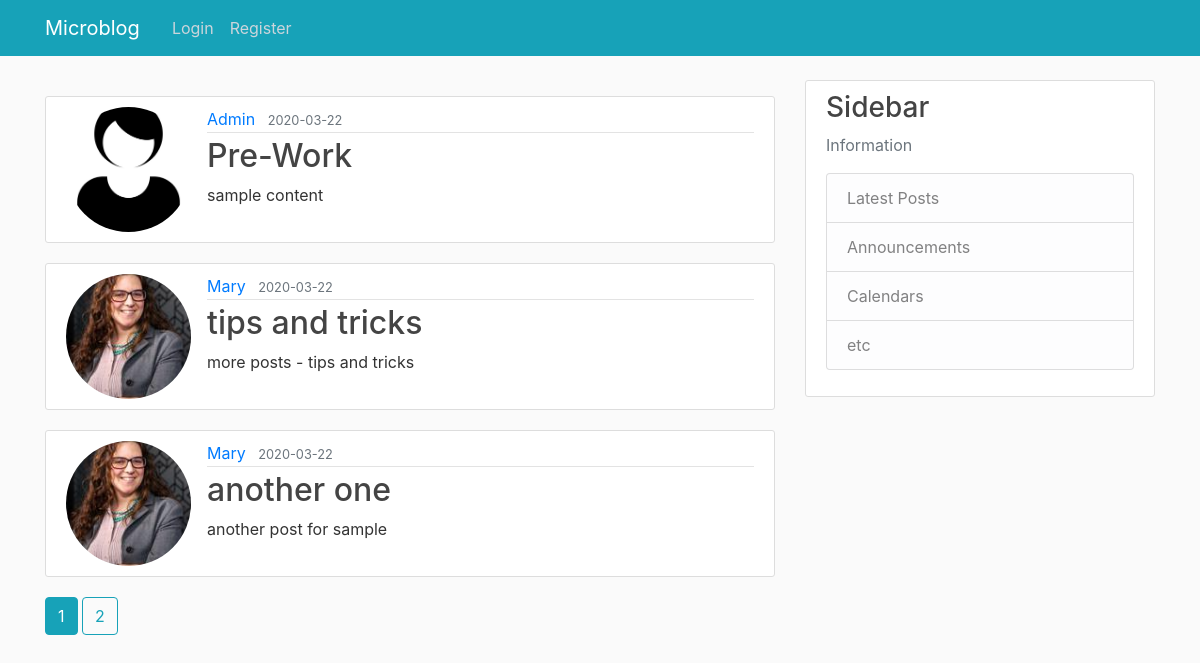
The page /home on the database its author committed.
### microblog/models.py (models this page shows, shortened)
class Post(db.Model):
    id = db.Column(db.Integer, primary_key=True)
    title = db.Column(db.String(100), nullable=False)
    date_posted = db.Column(db.DateTime, nullable=False, default=datetime.utcnow)
    content = db.Column(db.Text, nullable=False)
    user_id = db.Column(db.Integer, db.ForeignKey('user.id'), nullable=False)

class User(db.Model, UserMixin):
    id = db.Column(db.Integer, primary_key=True)
    username = db.Column(db.String(30), unique=True, nullable=False)
    email = db.Column(db.String(30), unique=True, nullable=False)
    image_file = db.Column(db.String(20), nullable=False, default='default.jpg')
    password = db.Column(db.String(60), nullable=False)
    posts = db.relationship('Post', backref='author', lazy='dynamic')

### microblog/routes.py (the view)
@app.route('/')
@app.route('/index')
@app.route('/home')
def home():
    page = request.args.get('page', 1, type=int)
    posts = Post.query.order_by(Post.date_posted.desc()).paginate(page=page, per_page=3)
    return render_template("index.html", title='Microblog', posts=posts)

### microblog/templates/index.html (shortened to what this page needs)
{% extends "layout.html" %}
{% block main %}
        {% for post in posts.items %}
        <article class="media content-section">
                <img class="rounded-circle article-img" src="{{url_for('static', filename='img/'+ post.author.image_file) }}">
                <div class="media-body">
                        <div class="article-metadata">
                                <a class="mr-2" href="{{ url_for('user_posts', username=post.author.username) }}">{{ post.author.username }}</a>
                                <small class="text-muted">{{ post.date_posted.strftime('%Y-%m-%d') }}</small>
                        </div>
                        <h2><a class="article-title" href="{{ url_for('post', post_id=post.id) }}">{{ post.title }}</a></h2>
                        <p class="article-content">{{ post.content }}</p>
                </div>
        </article>
        {% endfor %}
        {% for page_num in posts.iter_pages(left_edge=1, right_edge=1, left_current=1, right_current=3) %}
                {% if page_num %}
                        {% if posts.page == page_num %}
                                 <a class="btn btn-info mb-4" href="{{ url_for('home', page=page_num) }}"> {{ page_num }}</a>
                        {% else %}
                                <a class="btn btn-outline-info mb-4" href="{{ url_for('home', page=page_num) }}"> {{ page_num }}</a>
                        {% endif %}
                        {% else %}
                        ...
                {% endif %}
        {% endfor %}
{% endblock %}

### microblog/templates/layout.html (shortened to what this page needs)
<!DOCTYPE html>
<html>
<head>
    <link rel="stylesheet" href="https://maxcdn.bootstrapcdn.com/bootstrap/4.0.0/css/bootstrap.min.css"
>
    <link rel="stylesheet" type="text/css" href="{{ url_for('static', filename='main.css') }}">
</head>
<body>
    <header class="site-header">
        <nav class="navbar navbar-expand-md navbar-dark bg-info fixed-top">
            <div class="container">
                <a class="navbar-brand mr-4" href="/">Microblog</a>
                <div class="collapse navbar-collapse" id="navbarToggle">
                    {% if current_user.is_authenticated %}
                        <ul class="navbar-nav ml-auto mt-2">
                            <li class="nav-item"><a class="nav-link" href="{{ url_for('new_post') }}">New Post</a></li>
                            <li class="nav-item"><a class="nav-link" href="{{ url_for('account') }}">Account</a></li>
                            <li class="nav-item"><a class="nav-link" href="{{ url_for('logout') }}">Log Out</a></li>
                        </ul>
                    {% else %}
                        <div class="navbar-nav">
                            <a class="nav-item nav-link" href="{{ url_for('login') }}">Login</a>
                            <a class="nav-item nav-link" href="{{ url_for('register') }}">Register</a>
                        </div>
                    {% endif %}
                </div>
            </div>
        </nav>
    </header>
    <main role="main" class="container">
        <div class="row">
            <div class="col-md-8">
                {% block main  %}{% endblock %}
            </div>
            <div class="col-md-4">
                <div class="content-section">
                    <h3>Sidebar</h3>
                    <p class='text-muted'>Information
                        <ul class="list-group">
                            <li class="list-group-item list-group-item-light">Latest Posts</li>
                            <li class="list-group-item list-group-item-light">Announcements</li>
                            <li class="list-group-item list-group-item-light">Calendars</li>
                            <li class="list-group-item list-group-item-light">etc</li>
                        </ul>
                    </p>
                </div>
            </div>
        </div>
    </main>
</body>
</html>

### microblog/static/main.css (style rules this page uses)
body { background: #fafafa; color: #333333; margin-top: 5rem; }
h1, h2, h3, h4, h5, h6 { color: #444444; }
.site-header .navbar-nav .nav-link { color: #cbd5db; }
.content-section { background: #ffffff; padding: 10px 20px; border: 1px solid #dddddd; border-radius: 3px; margin-bottom: 20px; }
.article-title { color: #444444; }
.article-content { white-space: pre-line; }
.article-img { object-fit: cover; height: 125px; width: 125px; margin-right: 16px; }
.article-metadata { padding-bottom: 1px; margin-bottom: 4px; border-bottom: 1px solid #e3e3e3 }

### rows shown on the page
Post: image_file (placeholder picture), author.username "Admin", date_posted "2020-03-22", title "Pre-Work", content "sample content"
Post: image_file (picture), author.username "Mary", date_posted "2020-03-22", title "tips and tricks", content "more posts - tips and tricks"
Post: image_file (picture), author.username "Mary", date_posted "2020-03-22", title "another one", content "another post for sample"

### other values the page prints
{{ page_num }} "1"
{{ page_num }} "2"
